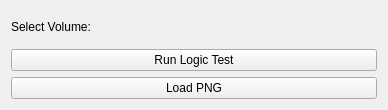
<?xml version="1.0" encoding="UTF-8"?>
<ui version="4.0">
 <class>qSlicerMyCppLoadableModuleWidget</class>
 <widget class="QWidget" name="qSlicerMyCppLoadableModuleWidget">
  <property name="geometry">
   <rect>
    <x>0</x>
    <y>0</y>
    <width>388</width>
    <height>110</height>
   </rect>
  </property>
  <layout class="QVBoxLayout" name="verticalLayout">
   <item>
    <layout class="QHBoxLayout" name="horizontalLayout">
     <item>
      <widget class="QLabel" name="volumeLabel">
       <property name="text">
        <string>Select Volume:</string>
       </property>
      </widget>
     </item>
     <item>
      <widget class="qMRMLNodeComboBox" name="VolumeSelector" native="true">
       <property name="nodeTypes" stdset="0">
        <stringlist>
         <string>vtkMRMLScalarVolumeNode</string>
        </stringlist>
       </property>
       <property name="noneEnabled" stdset="0">
        <bool>true</bool>
       </property>
       <property name="showHidden" stdset="0">
        <bool>false</bool>
       </property>
       <property name="showChildNodeTypes" stdset="0">
        <bool>false</bool>
       </property>
       <property name="baseName" stdset="0">
        <string>VolumeSelector</string>
       </property>
      </widget>
     </item>
    </layout>
   </item>
   <item>
    <widget class="QPushButton" name="testButton">
     <property name="text">
      <string>Run Logic Test</string>
     </property>
    </widget>
   </item>
   <item>
    <widget class="QPushButton" name="loadPNGButton">
     <property name="text">
      <string>Load PNG</string>
     </property>
    </widget>
   </item>
  </layout>
 </widget>
 <customwidgets>
  <customwidget>
   <class>qMRMLNodeComboBox</class>
   <extends>QWidget</extends>
   <header>qmrmlnodecombobox.h</header>
  </customwidget>
 </customwidgets>
 <resources/>
 <connections/>
</ui>
